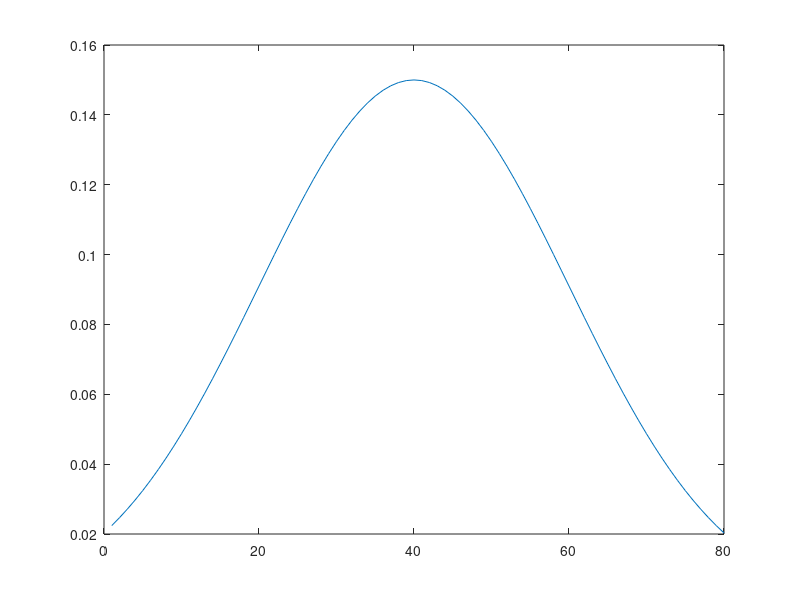

Source code (MATLAB):
ref_size = 80;i = 1: ref_size;sigma = 20;f = 1 / (sqrt(2*pi)* sigma) *exp(-(i -ref_size/2).^2 / (2* sigma^2));maximum = max(f);f = 0.15 / maximum * f;plot(1:ref_size, f)function [beta] = variable_para(ref_size,beta,idx)    sigma = 10;    i = 1: ref_size;    f = 1 / (sqrt(2*pi)* sigma) *exp(-(i -ref_size/2).^2 / (2* sigma^2));    maximum = max(f);    f = beta / maximum * f;    beta = f(idx);end